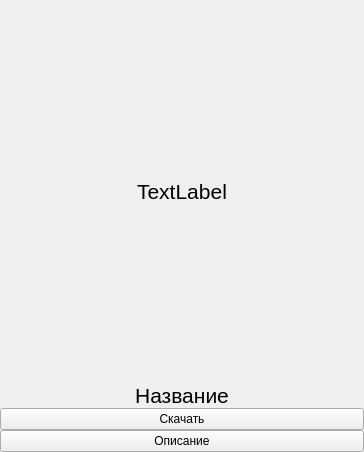
<?xml version="1.0" encoding="UTF-8"?>
<ui version="4.0">
 <class>gallery_button</class>
 <widget class="QWidget" name="gallery_button">
  <property name="geometry">
   <rect>
    <x>0</x>
    <y>0</y>
    <width>364</width>
    <height>452</height>
   </rect>
  </property>
  <property name="windowTitle">
   <string>Form</string>
  </property>
  <layout class="QVBoxLayout" name="verticalLayout_2">
   <property name="spacing">
    <number>0</number>
   </property>
   <property name="leftMargin">
    <number>0</number>
   </property>
   <property name="topMargin">
    <number>0</number>
   </property>
   <property name="rightMargin">
    <number>0</number>
   </property>
   <property name="bottomMargin">
    <number>0</number>
   </property>
   <item>
    <layout class="QVBoxLayout" name="gallery_button_layout">
     <property name="spacing">
      <number>0</number>
     </property>
     <item>
      <widget class="QWidget" name="logo" native="true">
       <property name="sizePolicy">
        <sizepolicy hsizetype="Expanding" vsizetype="Expanding">
         <horstretch>0</horstretch>
         <verstretch>0</verstretch>
        </sizepolicy>
       </property>
       <layout class="QVBoxLayout" name="verticalLayout_5">
        <property name="spacing">
         <number>0</number>
        </property>
        <property name="leftMargin">
         <number>0</number>
        </property>
        <property name="topMargin">
         <number>0</number>
        </property>
        <property name="rightMargin">
         <number>0</number>
        </property>
        <property name="bottomMargin">
         <number>0</number>
        </property>
        <item>
         <layout class="QVBoxLayout" name="verticalLayout_4">
          <property name="spacing">
           <number>0</number>
          </property>
          <item>
           <widget class="QLabel" name="image">
            <property name="sizePolicy">
             <sizepolicy hsizetype="Expanding" vsizetype="Expanding">
              <horstretch>0</horstretch>
              <verstretch>0</verstretch>
             </sizepolicy>
            </property>
            <property name="font">
             <font>
              <pointsize>16</pointsize>
             </font>
            </property>
            <property name="text">
             <string>TextLabel</string>
            </property>
            <property name="alignment">
             <set>Qt::AlignmentFlag::AlignCenter</set>
            </property>
           </widget>
          </item>
          <item>
           <widget class="QLabel" name="name">
            <property name="font">
             <font>
              <pointsize>16</pointsize>
             </font>
            </property>
            <property name="text">
             <string>Название</string>
            </property>
            <property name="alignment">
             <set>Qt::AlignmentFlag::AlignCenter</set>
            </property>
           </widget>
          </item>
         </layout>
        </item>
       </layout>
      </widget>
     </item>
     <item>
      <widget class="QWidget" name="buttons" native="true">
       <property name="sizePolicy">
        <sizepolicy hsizetype="Preferred" vsizetype="Preferred">
         <horstretch>0</horstretch>
         <verstretch>0</verstretch>
        </sizepolicy>
       </property>
       <layout class="QVBoxLayout" name="verticalLayout_3">
        <property name="spacing">
         <number>0</number>
        </property>
        <property name="leftMargin">
         <number>0</number>
        </property>
        <property name="topMargin">
         <number>0</number>
        </property>
        <property name="rightMargin">
         <number>0</number>
        </property>
        <property name="bottomMargin">
         <number>0</number>
        </property>
        <item>
         <layout class="QVBoxLayout" name="verticalLayout">
          <property name="spacing">
           <number>0</number>
          </property>
          <item>
           <widget class="QPushButton" name="download">
            <property name="text">
             <string>Скачать</string>
            </property>
           </widget>
          </item>
          <item>
           <widget class="QPushButton" name="description">
            <property name="text">
             <string>Описание</string>
            </property>
           </widget>
          </item>
         </layout>
        </item>
       </layout>
      </widget>
     </item>
    </layout>
   </item>
  </layout>
 </widget>
 <resources/>
 <connections/>
</ui>
